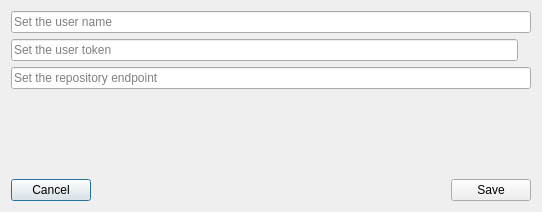
<?xml version="1.0" encoding="UTF-8"?>
<ui version="4.0">
 <class>ServerConfigDlg</class>
 <widget class="QDialog" name="ServerConfigDlg">
  <property name="geometry">
   <rect>
    <x>0</x>
    <y>0</y>
    <width>542</width>
    <height>212</height>
   </rect>
  </property>
  <property name="windowTitle">
   <string>Dialog</string>
  </property>
  <layout class="QGridLayout" name="gridLayout">
   <item row="1" column="0" colspan="5">
    <layout class="QHBoxLayout" name="horizontalLayout">
     <item>
      <widget class="QLineEdit" name="leUserToken">
       <property name="echoMode">
        <enum>QLineEdit::Password</enum>
       </property>
       <property name="placeholderText">
        <string>Set the user token</string>
       </property>
      </widget>
     </item>
     <item>
      <widget class="ButtonLink" name="lAccessToken">
       <property name="text">
        <string/>
       </property>
      </widget>
     </item>
    </layout>
   </item>
   <item row="4" column="1">
    <spacer name="horizontalSpacer">
     <property name="orientation">
      <enum>Qt::Horizontal</enum>
     </property>
     <property name="sizeHint" stdset="0">
      <size>
       <width>110</width>
       <height>20</height>
      </size>
     </property>
    </spacer>
   </item>
   <item row="4" column="0">
    <widget class="QPushButton" name="pbCancel">
     <property name="text">
      <string>Cancel</string>
     </property>
    </widget>
   </item>
   <item row="4" column="2">
    <widget class="QLabel" name="lTestResult">
     <property name="text">
      <string/>
     </property>
    </widget>
   </item>
   <item row="3" column="0">
    <spacer name="verticalSpacer">
     <property name="orientation">
      <enum>Qt::Vertical</enum>
     </property>
     <property name="sizeHint" stdset="0">
      <size>
       <width>20</width>
       <height>65</height>
      </size>
     </property>
    </spacer>
   </item>
   <item row="2" column="0" colspan="5">
    <widget class="QLineEdit" name="leEndPoint">
     <property name="placeholderText">
      <string>Set the repository endpoint</string>
     </property>
    </widget>
   </item>
   <item row="0" column="0" colspan="5">
    <widget class="QLineEdit" name="leUserName">
     <property name="placeholderText">
      <string>Set the user name</string>
     </property>
    </widget>
   </item>
   <item row="4" column="3">
    <spacer name="horizontalSpacer_3">
     <property name="orientation">
      <enum>Qt::Horizontal</enum>
     </property>
     <property name="sizeHint" stdset="0">
      <size>
       <width>110</width>
       <height>20</height>
      </size>
     </property>
    </spacer>
   </item>
   <item row="4" column="4">
    <widget class="QPushButton" name="pbAccept">
     <property name="text">
      <string>Save</string>
     </property>
    </widget>
   </item>
  </layout>
 </widget>
 <customwidgets>
  <customwidget>
   <class>ButtonLink</class>
   <extends>QLabel</extends>
   <header>ButtonLink.hpp</header>
  </customwidget>
 </customwidgets>
 <resources/>
 <connections/>
</ui>
